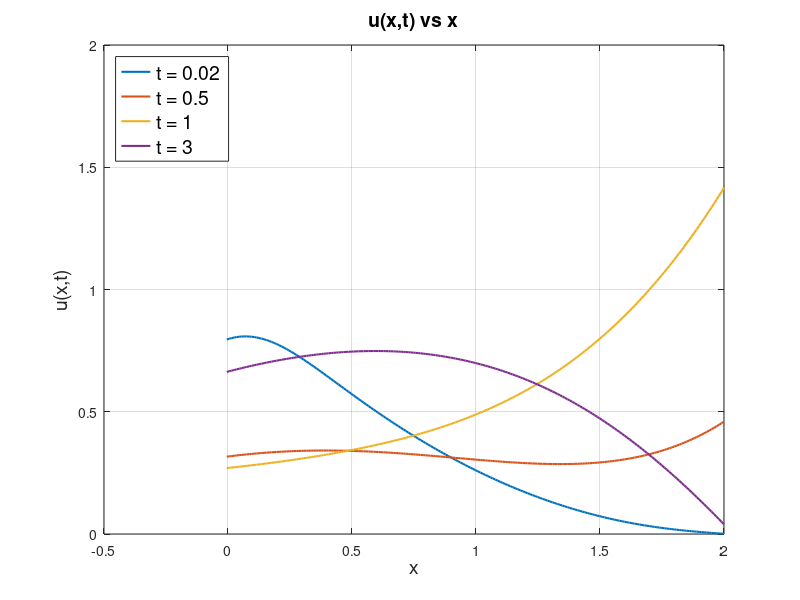

MATLAB code for this plot:
clear; close all;

L = 2;
alpha = 0.4;
p = @(x) (1-0.5*x).^2;
q = @(t) 2*(sin(t)).^2;

N = 200;
T = 3;
dx = L/(N-0.5);
dt = 4*(1e-5);
r = dt/(dx)^2;

x = [((0:N) - 0.5)*dx];
t = [0:dt:T];

u = zeros(4,numel(x)); %solution matrix, comprised of solution vectors
uv = zeros(1,numel(x)); %solution vector

%indices for required time-level solutions
t_ind = [501,12501,25001,75001];

for i = 1:numel(t_ind) %iterate through rows of solution matrix
    uv = p(x);
    for n = 1:t_ind(i)-1
       uv(2:N) = uv(2:N) + r*(uv(1:N-1) - 2*uv(2:N) + uv(3:N+1));
       uv(N+1) = q(t(n)); %right boundary condition
       uv(1) = ((2-alpha*dx)*uv(2))/(2+alpha*dx); %left boundary condition
    end
    u(i,:) = uv; %store solution level in a much smaller matrix
end


figure(1)
hold on; box on; grid on;
plot(x,u(1,:),'linewidth',1.5)
plot(x,u(2,:),'linewidth',1.5)
plot(x,u(3,:),'linewidth',1.5)
plot(x,u(4,:),'linewidth',1.5)
title('u(x,t) vs x','fontsize',14)
legend('t = 0.02','t = 0.5','t = 1','t = 3','fontsize',14,'location','northwest')
xlabel('x','fontsize',14)
ylabel('u(x,t)','fontsize',14)
